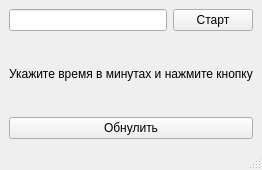
<?xml version="1.0" encoding="UTF-8"?>
<ui version="4.0">
 <class>MainWindow</class>
 <widget class="QMainWindow" name="MainWindow">
  <property name="geometry">
   <rect>
    <x>0</x>
    <y>0</y>
    <width>247</width>
    <height>170</height>
   </rect>
  </property>
  <property name="windowTitle">
   <string>MSTeams Terminator</string>
  </property>
  <widget class="QWidget" name="centralwidget">
   <layout class="QVBoxLayout" name="verticalLayout">
    <item>
     <layout class="QHBoxLayout" name="horizontalLayout">
      <item>
       <widget class="QLineEdit" name="lineEdit"/>
      </item>
      <item>
       <widget class="QPushButton" name="start">
        <property name="text">
         <string>Старт</string>
        </property>
       </widget>
      </item>
     </layout>
    </item>
    <item>
     <widget class="QLabel" name="label">
      <property name="text">
       <string>Укажите время в минутах и нажмите кнопку</string>
      </property>
     </widget>
    </item>
    <item>
     <widget class="QPushButton" name="reset">
      <property name="text">
       <string>Обнулить</string>
      </property>
     </widget>
    </item>
   </layout>
  </widget>
  <widget class="QMenuBar" name="menubar">
   <property name="geometry">
    <rect>
     <x>0</x>
     <y>0</y>
     <width>247</width>
     <height>21</height>
    </rect>
   </property>
  </widget>
  <widget class="QStatusBar" name="statusbar"/>
 </widget>
 <resources/>
 <connections/>
</ui>
